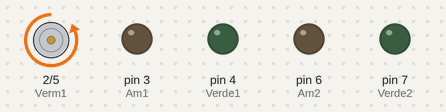
Recording of a sketch running on a simulated Arduino Uno, built with avr-gcc and run on an emulated ATmega328P. On the bench: motor-driver pin pairs drawn as motors (green arrow = first pin HIGH = forward, orange = second pin HIGH = backward, longer = more drive), output pins drawn as LEDs (lit = HIGH).

Above: at 0.5 s.
At 1.5 s:
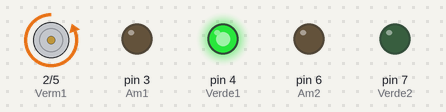
At 7.5 s:
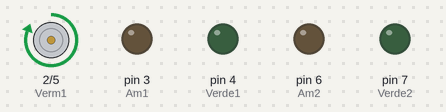
At 11.5 s:
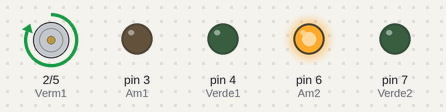
At 14.0 s:
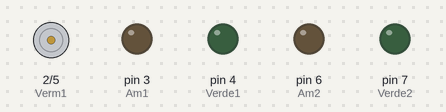
At 20.5 s:
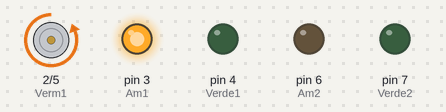
Timing chart, 0 to 22.1 s (numbered marks = the images above):
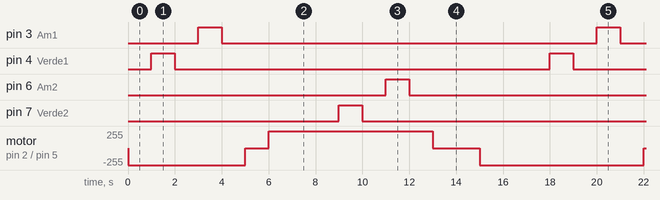

The sketch:

15_08_19.ino
```cpp
int Verm1=2;
int Am1=3;
int Verde1=4;

int Verm2=5;
int Am2=6;
int Verde2=7;


void setup() {
  // put your setup code here, to run once:

    pinMode(Am1,OUTPUT);
    pinMode(Am2,OUTPUT);
    pinMode(Verm1,OUTPUT);
    pinMode(Verm2,OUTPUT);
    pinMode(Verde1,OUTPUT);
    pinMode(Verde2,OUTPUT);

}

void loop() {
  // put your main code here, to run repeatedly:

    digitalWrite(Verm2,HIGH);
    delay(1000);
    digitalWrite(Verde1,HIGH);
    delay(1000);
    digitalWrite(Verde1,LOW);
    delay(1000);
    digitalWrite(Am1,HIGH);
    delay(1000);
    digitalWrite(Am1,LOW);
    delay(1000);
    digitalWrite(Verm1,HIGH);
    delay(1000);
    digitalWrite(Verm2,LOW);
    delay(3000);
    digitalWrite(Verde2,HIGH);
    delay(1000);
    digitalWrite(Verde2,LOW);
    delay(1000);
    digitalWrite(Am2,HIGH);
    delay(1000);
    digitalWrite(Am2,LOW);
    delay(1000);
      digitalWrite(Verm2,HIGH);
    delay(2000);
     digitalWrite(Verm1,LOW);
    delay(2000);


}
```

Measured:
- by itself, pin 3 (Am1), pin 4 (Verde1), pin 6 (Am2), pin 7 (Verde2): alternates HIGH for 1.0 s and LOW for 16.0 s
- by itself, motor on pin 2 (Verm1) / pin 5 (Verm2): repeats every 17.0 s: stopped 1.0 s, forward 255/255 7.0 s, stopped 2.0 s, backward 255/255 7.0 s
